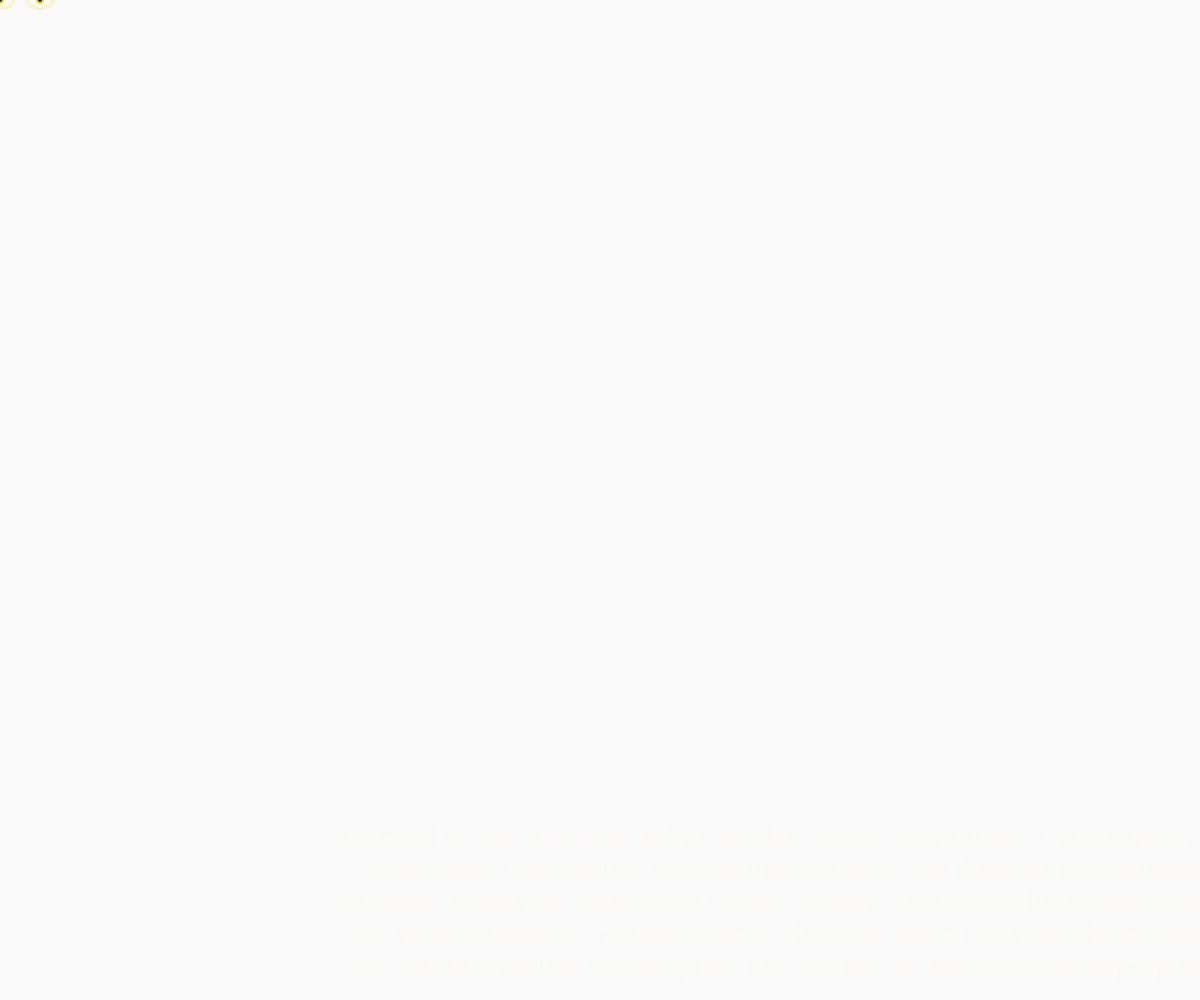
Frame 1 (no input)
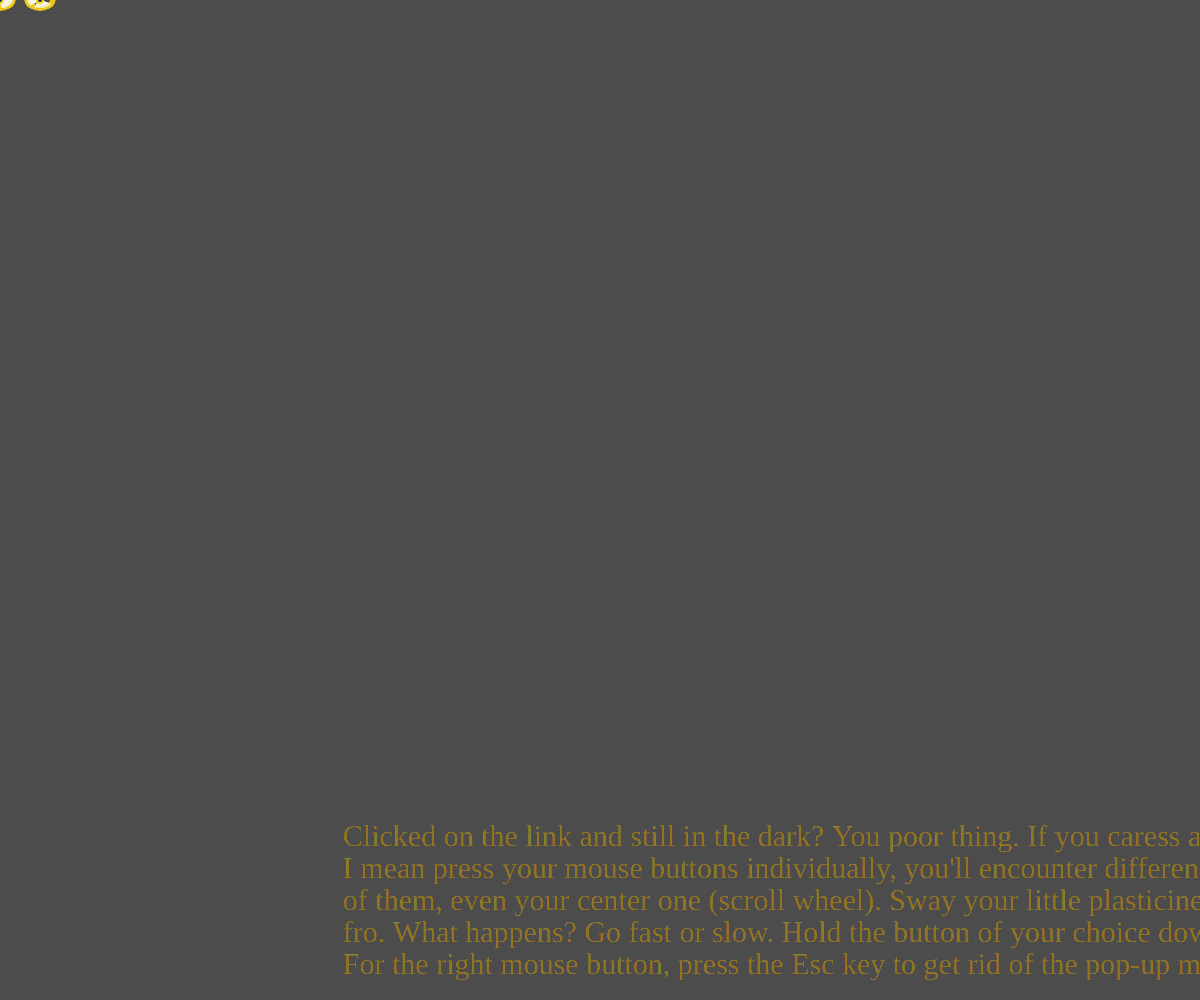
Frame 60 (no input)
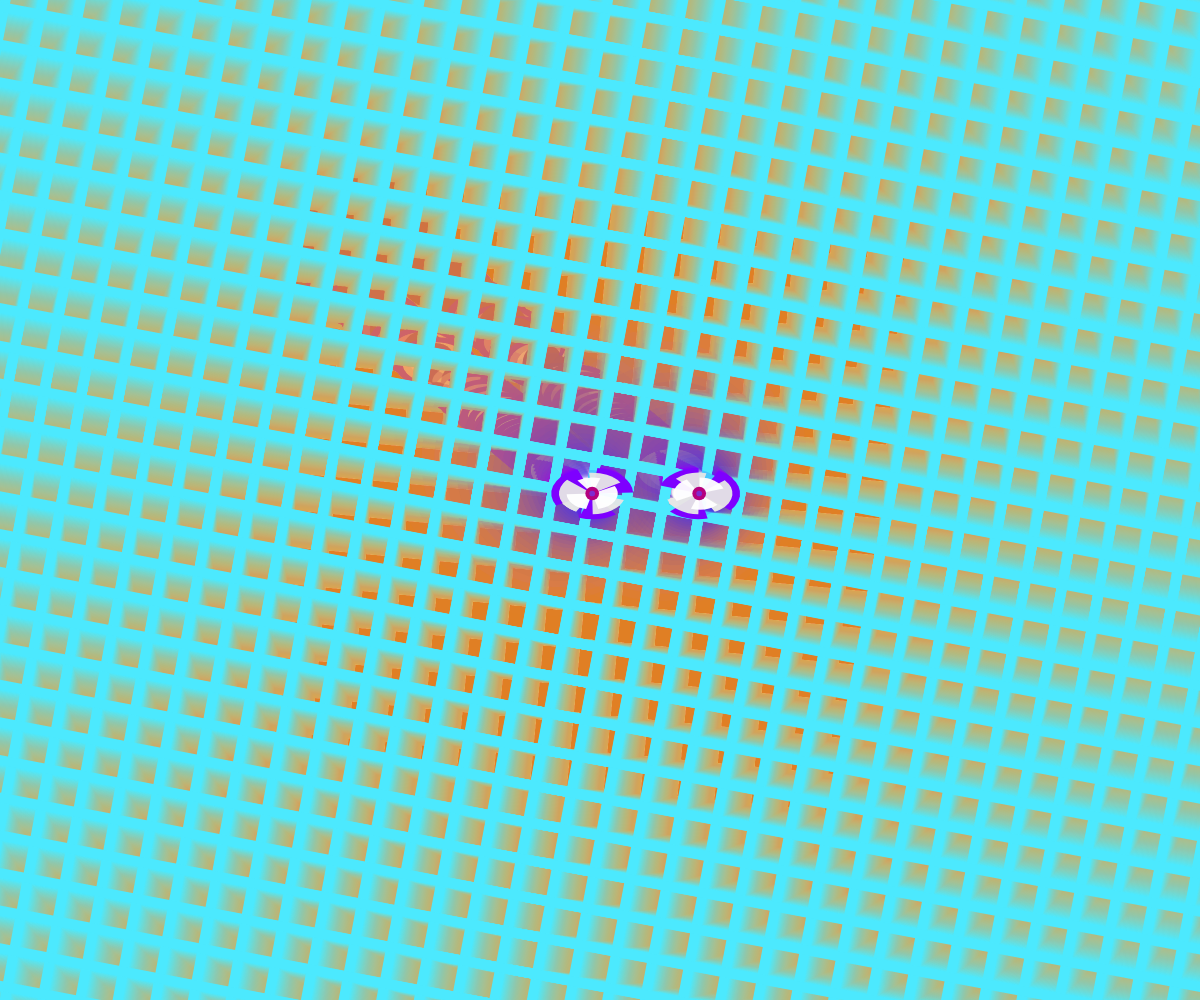
Frame 120 (the mouse pressed at the canvas centre since frame 60)

The p5.js sketch that drew these frames (run headless with seeded random() and noise() and a simulated clock; from frame 60 on, the mouse is pressed at the canvas centre):

// p5.js sketch
// ── sketch.js
// Kaleidoscope Eyes
// Author: J.T. Martin

// 1. Left, right and middle mouse buttons cause eyes to change.
// 2. Press Esc key after pressing right button.
// 3. There are 4 different sizes. Refresh page to return to the smallest.

var x = 0;
var y = 0;
var px = 0;
var py = 0;
var mult = 1.6;
var easing = 0.06;
var radius = 8;
var pupils = 4;
var spacing = 40;
var boom = 60;
var count = 1;
var click = 1;
// default yellow - opening mood
var r = 254;
var g = 213;
var b = 38;
var e = 255;
var h = 2;
var z = 0;
var angle = 0.0;
var speed = 0.09;

function setup() {
  createCanvas(windowWidth, windowHeight);
  angleMode(DEGREES);
  textFont("Industrial");
}

// advancement of different moods
function mousePressed() {
  click++;
  if (click > 2) click = 1;
}

function draw() {
  textSize(30);
  textStyle(NORMAL);
  fill(r, g, b, 6);

  if (click == 1) {
    if (mouseButton != RIGHT && mouseButton != LEFT && mouseButton != CENTER) {
      text(
        "Clicked on the link and still in the dark? You poor thing. If you caress and by caress",
        width / 3.5,
        height - 154
      );
      text(
        "I mean press your mouse buttons individually, you'll encounter different moods. Use all",
        width / 3.5,
        height - 122
      );
      text(
        "of them, even your center one (scroll wheel). Sway your little plasticine gnawer to and",
        width / 3.5,
        height - 90
      );
      text(
        "fro. What happens? Go fast or slow. Hold the button of your choice down. What happens then?",
        width / 3.5,
        height - 58
      );
      text(
        "For the right mouse button, press the Esc key to get rid of the pop-up menu. Have fun!",
        width / 3.5,
        height - 26
      );
    }
  }
  noFill();

  var targetX = mouseX;
  x += (targetX - x) * easing;
  var targetY = mouseY;
  y += (targetY - y) * easing;
  var weight = dist(x, y, px, py) * 3;
  w = map(x, 0, width, 0, 255);
  z = map(y, 0, height, 0, 255);

  // set up psychedelic backgrounds
  if (mouseButton == LEFT && click == 2) {
    // set up lucy in the sky with diamonds
    var rx = map(mouseX, 0, width, 238, 254);
    var gx = map(mouseX, 0, width, 0, 213);
    var bx = 0;
    mouseX < width / 2 ? (bx = 130) : (bx = 38);
    background(rx, gx + z / 5, bx, 7);
    strokeWeight(10);
    push();
    translate(width / 2, height / 2);
    rotate(angle);
    for (var i = -3 * width; i < 3 * width; i += 37) {
      rx = 76;
      gx = 233;
      bx = 254;
      stroke(rx, gx, bx);
      line(i, -3 * height, i, 3 * height);
    }

    for (var i = -3 * height; i < 3 * height; i += 37) {
      rx = 76;
      gx = 233;
      bx = 254;
      stroke(rx, gx, bx);
      line(-3 * width, i, 3 * width, i);
    }

    // rotating diamonds
    pop();
  } else if (mouseButton == CENTER) {
    background(0, 0, 196 - w * 0.9, 7);
    push();
    translate(width * 1.75, height * 0.75);
    rotate(angle * 0.9);
    strokeWeight(1);
    for (let i = -150; i < 2 * width + 150; i += 100 * 1.6) {
      for (let j = -150; j < 2 * height + 150; j += 100 * 1.6) {
        let r = random(60);
        stroke(255);
        point(width - i * r, 91 * r + j);
      }
    }
    pop();
  } else if (mouseButton == RIGHT) {
    var rxx = map(mouseX, 0, width, 14, 201);
    var gxx = map(mouseX, 0, width, 44, 255);
    var bxx = map(mouseX, 0, width, 21, 255);
    background(rxx, gxx + w * 10, bxx + z * 10, 2);
    strokeWeight(1);
    stroke(0, 2);
    for (let i = 5; i < height; i += 5) {
      line(0, i, width, i);
    }
  } else {
    background(0, 5); // do I need to specify for click == 1 ?
  }

  // set up eye colors
  if (mouseIsPressed) {
    if ((mouseButton == LEFT) & (click == 2)) {
      // blue
      r = 55;
      g = 40;
      b = 252;
      e = 240;
      mult = 1.6;
      boom = 20;
      radius = 16;
      pupils = radius / 2;
      spacing = 107;
      easing = 0.07;
    } else if (mouseButton == RIGHT) {
      // aqua
      r = 86;
      g = 206;
      b = 175;
      e = 250;
      mult = 2.7;
      boom = 40;
      radius = 36;
      pupils = radius / 2;
      spacing = 283;
      easing = 0.0108;
    } else if (mouseButton == CENTER) {
      // sky blue
      r = 76;
      g = 233;
      b = 254;
      e = 255;
      mult = 1;
      boom = 80;
      radius = 118;
      pupils = radius / 2;
      spacing = 460;
      easing = 0.09;
    }
  }

  strokeWeight(weight * boom);
  stroke(r, g, b - weight, 50 - 3 * weight);
  line(x, y, px, py);
  line(x + spacing, y, px + spacing, py);
  px = x;
  py = y;

  // eyeline
  if ((mouseButton == LEFT) & (click == 2)) {
    noStroke();
  } else {
    strokeWeight(5);
    noFill();
    // left
    arc(x, y, radius * h * mult, radius * h + weight, 0, 360);
    // right
    arc(x + spacing, y, radius * h * mult, radius * h + weight, 0, 360);
  }

  // left & center Button Brow
  if (mouseButton == CENTER || (mouseButton == LEFT && click == 2)) {
    // big eye line
    if (mouseButton == LEFT && click == 2) {
      noStroke();
    } else {
      strokeWeight(1);
      stroke(r, g, b - weight, 50 - 3 * weight);
      arc(x, y, radius * h * mult * 1.6, radius * h * 1.6, 0, 360);
      arc(x + spacing, y, radius * h * mult * 1.6, radius * h * 1.6, 0, 360);
    }

    //left big arc
    noStroke();
    if (mouseIsPressed) {
      fill(z, g - z, b + z);
    } else {
      fill(z, g - z, b + z, 50 - 3 * weight);
    }
    arc(
      x,
      y,
      radius * h * mult * 1.6,
      radius * h * 1.6,
      270 + 5 * weight,
      10 - 5 * weight
    );
    arc(
      x,
      y,
      radius * h * mult * 1.6,
      radius * h * 1.6,
      30 + 5 * weight,
      130 - 5 * weight
    );
    arc(
      x,
      y,
      radius * h * mult * 1.6,
      radius * h * 1.6,
      150 + 5 * weight,
      250 - 5 * weight
    );
    // right big arc
    arc(
      x + spacing,
      y,
      radius * h * mult * 1.6,
      radius * h * 1.6,
      180 + 5 * weight,
      280 - 5 * weight
    );
    arc(
      x + spacing,
      y,
      radius * h * mult * 1.6,
      radius * h * 1.6,
      300 + 5 * weight,
      40 - 5 * weight
    );
    arc(
      x + spacing,
      y,
      radius * h * mult * 1.6,
      radius * h * 1.6,
      60 + 5 * weight,
      160 - 5 * weight
    );

    // center eyeline
    strokeWeight(1);
    if (mouseButton == LEFT && click == 2) {
      noStroke();
    } else if (mouseIsPressed) {
      stroke(r, g, b - weight);
    } else {
      stroke(r, g, b - weight, 50 - 3 * weight);
      noFill();
      arc(x, y, radius * h * mult * 1.3, radius * h * 1.3, 0, 360);
      arc(x + spacing, y, radius * h * mult * 1.3, radius * h * 1.3, 0, 360);
    }
    // left center arc
    if (mouseIsPressed) {
      fill(230, 250 - 3 * weight);
    } else {
      fill(230, 50 - 3 * weight);
    }
    noStroke();
    arc(
      x,
      y,
      radius * h * mult * 1.3,
      radius * h * 1.3,
      0 + 5 * weight,
      100 - 5 * weight
    );
    arc(
      x,
      y,
      radius * h * mult * 1.3,
      radius * h * 1.3,
      120 + 5 * weight,
      220 - 5 * weight
    );
    arc(
      x,
      y,
      radius * h * mult * 1.3,
      radius * h * 1.3,
      250 + 5 * weight,
      350 - 5 * weight
    );

    // right center arc
    arc(
      x + spacing,
      y,
      radius * h * mult * 1.3,
      radius * h * 1.3,
      201 + 5 * weight,
      301 - 5 * weight
    );
    arc(
      x + spacing,
      y,
      radius * h * mult * 1.3,
      radius * h * 1.3,
      321 + 5 * weight,
      61 - 5 * weight
    );
    arc(
      x + spacing,
      y,
      radius * h * mult * 1.3,
      radius * h * 1.3,
      81 + 5 * weight,
      181 - 5 * weight
    );
  }

  // "whites" of the eyes
  noStroke();
  strokeWeight(1);
  if (mouseIsPressed) {
    fill(255, 250 - 3 * weight);
  } else {
    fill(255, 80 - 3 * weight);
  }
  // left;
  arc(x, y, radius * h * mult, radius * h, 100 + 5 * weight, 190 - 5 * weight);

  arc(x, y, radius * h * mult, radius * h, 210 + 5 * weight, 310 - 5 * weight);

  arc(x, y, radius * h * mult, radius * h, 330 + 5 * weight, 80 - 5 * weight);

  // right
  arc(
    x + spacing,
    y,
    radius * h * mult,
    radius * h,
    150 + 5 * weight,
    240 - 5 * weight
  );

  arc(
    x + spacing,
    y,
    radius * h * mult,
    radius * h,
    260 + 5 * weight,
    360 - 5 * weight
  );

  arc(
    x + spacing,
    y,
    radius * h * mult,
    radius * h,
    20 + 5 * weight,
    130 - 5 * weight
  );

  noStroke();
  // iris;
  fill(r + z, g - z, b - z);
  ellipse(x, y, radius - weight, radius - weight);
  if (mouseButton == CENTER) {
    fill(r + z, g - z, b + z);
  }
  ellipse(x + spacing, y, radius - weight, radius - weight);

  // pupils
  if (mouseY > height / 2) {
    fill(0 + w, 200 - z, 170 - z);
  } else {
    fill(0 + z, 42, 82 + w);
  }

  ellipse(x, y, pupils - weight, pupils - weight);
  ellipse(x + spacing, y, pupils - weight, pupils - weight);
  // eyebrows no mouse
  //if (mouseButton != LEFT && mouseButton != RIGHT && mouseButton != CENTER) {
  if (mouseButton == LEFT && click == 1) {
    noFill();
    stroke(234 - z, 107 - w, 20 - z, 40);
    strokeWeight(2);
    // left
    arc(
      x,
      y,
      radius * mult * 4 + weight * 30,
      radius * 4 + weight * 70,
      180,
      275
    );
    // right
    arc(
      x + spacing,
      y,
      radius * mult * 4 + weight * 30,
      radius * 4 + weight * 70,
      270,
      350
    );
    // lines under eyes
    stroke(234 - z, 107 - w, 20 - z, 5);
    arc(x - 7, y, radius * mult * 4, radius * 4, 18, 88);
    arc(x + spacing + 7, y, radius * mult * 4, radius * 4, 100, 160);

    // some shade over little yellow eyes
    noStroke();
    fill(r, g - w, b - z, 1);
    arc(x - 7, y, radius * mult * 4, radius * 4, 0, 360);
    arc(x + spacing + 7, y, radius * mult * 4, radius * 4, 0, 360);
  } else if (mouseButton == RIGHT) {
    // eyebrows - right
    noFill();
    stroke(234 - z, 107 - w, 20 - z);
    strokeWeight(3);
    // left
    arc(x, y, radius * mult * 3, radius * 3, 200, 335);

    // right
    arc(x + spacing, y, radius * mult * 3, radius * 3, 210, 340);

    strokeWeight(1);
    stroke(234 - z, 107 - w, 20 - z, 30);
    arc(x, y + 90, radius * mult * 2, radius * 2, 280, 325);
    arc(x + spacing, y + 90, radius * mult * 2, radius * 2, 230, 265);

    // eyelashes
    // left
    arc(x, y, radius * mult * 2.5, radius * 2.2, 193, 194);
    arc(x, y, radius * mult * 2.5, radius * 2.2, 196, 197);
    arc(x, y, radius * mult * 2.5, radius * 2.2, 199, 200);
    arc(x, y, radius * mult * 2.5, radius * 2.2, 202, 203);
    arc(x, y, radius * mult * 2.5, radius * 2.2, 205, 206);
    arc(x, y, radius * mult * 2.5, radius * 2.2, 208, 209);
    arc(x, y, radius * mult * 2.5, radius * 2.2, 211, 212);
    arc(x, y, radius * mult * 2.5, radius * 2.2, 214, 215);
    arc(x, y, radius * mult * 2.5, radius * 2.2, 217, 218);
    arc(x, y, radius * mult * 2.5, radius * 2.2, 220, 221);
    arc(x, y, radius * mult * 2.5, radius * 2.2, 223, 224);
    arc(x, y, radius * mult * 2.5, radius * 2.2, 226, 227);

    arc(x, y, radius * mult * 2.5, radius * 2.2, 229, 230);
    arc(x, y, radius * mult * 2.5, radius * 2.2, 232, 233);
    arc(x, y, radius * mult * 2.5, radius * 2.2, 235, 236);
    arc(x, y, radius * mult * 2.5, radius * 2.2, 238, 239);
    arc(x, y, radius * mult * 2.5, radius * 2.2, 241, 242);
    arc(x, y, radius * mult * 2.5, radius * 2.2, 244, 245);
    arc(x, y, radius * mult * 2.5, radius * 2.2, 247, 248);
    arc(x, y, radius * mult * 2.5, radius * 2.2, 250, 251);
    arc(x, y, radius * mult * 2.5, radius * 2.2, 253, 254);
    arc(x, y, radius * mult * 2.5, radius * 2.2, 256, 257);
    arc(x, y, radius * mult * 2.5, radius * 2.2, 259, 260);
    arc(x, y, radius * mult * 2.5, radius * 2.2, 262, 263);

    arc(x, y, radius * mult * 2.5, radius * 2.2, 265, 266);
    arc(x, y, radius * mult * 2.5, radius * 2.2, 268, 269);
    arc(x, y, radius * mult * 2.5, radius * 2.2, 271, 272);
    arc(x, y, radius * mult * 2.5, radius * 2.2, 274, 275);
    arc(x, y, radius * mult * 2.5, radius * 2.2, 277, 278);
    arc(x, y, radius * mult * 2.5, radius * 2.2, 280, 281);
    arc(x, y, radius * mult * 2.5, radius * 2.2, 283, 284);
    arc(x, y, radius * mult * 2.5, radius * 2.2, 286, 287);
    arc(x, y, radius * mult * 2.5, radius * 2.2, 289, 290);
    arc(x, y, radius * mult * 2.5, radius * 2.2, 292, 293);
    arc(x, y, radius * mult * 2.5, radius * 2.2, 295, 296);
    arc(x, y, radius * mult * 2.5, radius * 2.2, 298, 299);

    arc(x, y, radius * mult * 2.5, radius * 2.2, 301, 302);
    arc(x, y, radius * mult * 2.5, radius * 2.2, 304, 305);
    arc(x, y, radius * mult * 2.5, radius * 2.2, 307, 308);
    arc(x, y, radius * mult * 2.5, radius * 2.2, 310, 311);
    arc(x, y, radius * mult * 2.5, radius * 2.2, 313, 314);
    arc(x, y, radius * mult * 2.5, radius * 2.2, 316, 317);
    arc(x, y, radius * mult * 2.5, radius * 2.2, 319, 320);
    arc(x, y, radius * mult * 2.5, radius * 2.2, 322, 323);
    arc(x, y, radius * mult * 2.5, radius * 2.2, 325, 326);
    arc(x, y, radius * mult * 2.5, radius * 2.2, 328, 329);
    arc(x, y, radius * mult * 2.5, radius * 2.2, 331, 332);
    arc(x, y, radius * mult * 2.5, radius * 2.2, 334, 335);

    arc(x, y, radius * mult * 2.5, radius * 2.2, 337, 338);
    arc(x, y, radius * mult * 2.5, radius * 2.2, 340, 341);
    arc(x, y, radius * mult * 2.5, radius * 2.2, 343, 344);

    //right eyelashes
    arc(x + spacing, y, radius * mult * 2.5, radius * 2.2, 199, 200);
    arc(x + spacing, y, radius * mult * 2.5, radius * 2.2, 202, 203);
    arc(x + spacing, y, radius * mult * 2.5, radius * 2.2, 205, 206);
    arc(x + spacing, y, radius * mult * 2.5, radius * 2.2, 208, 209);
    arc(x + spacing, y, radius * mult * 2.5, radius * 2.2, 211, 212);
    arc(x + spacing, y, radius * mult * 2.5, radius * 2.2, 214, 215);
    arc(x + spacing, y, radius * mult * 2.5, radius * 2.2, 217, 218);
    arc(x + spacing, y, radius * mult * 2.5, radius * 2.2, 220, 221);
    arc(x + spacing, y, radius * mult * 2.5, radius * 2.2, 223, 224);
    arc(x + spacing, y, radius * mult * 2.5, radius * 2.2, 226, 227);
    arc(x + spacing, y, radius * mult * 2.5, radius * 2.2, 229, 230);
    arc(x + spacing, y, radius * mult * 2.5, radius * 2.2, 232, 233);

    arc(x + spacing, y, radius * mult * 2.5, radius * 2.2, 235, 236);
    arc(x + spacing, y, radius * mult * 2.5, radius * 2.2, 238, 239);
    arc(x + spacing, y, radius * mult * 2.5, radius * 2.2, 241, 242);
    arc(x + spacing, y, radius * mult * 2.5, radius * 2.2, 244, 245);
    arc(x + spacing, y, radius * mult * 2.5, radius * 2.2, 247, 248);
    arc(x + spacing, y, radius * mult * 2.5, radius * 2.2, 250, 251);
    arc(x + spacing, y, radius * mult * 2.5, radius * 2.2, 253, 254);
    arc(x + spacing, y, radius * mult * 2.5, radius * 2.2, 256, 257);
    arc(x + spacing, y, radius * mult * 2.5, radius * 2.2, 259, 260);
    arc(x + spacing, y, radius * mult * 2.5, radius * 2.2, 262, 263);
    arc(x + spacing, y, radius * mult * 2.5, radius * 2.2, 265, 266);
    arc(x + spacing, y, radius * mult * 2.5, radius * 2.2, 268, 269);

    arc(x + spacing, y, radius * mult * 2.5, radius * 2.2, 271, 272);
    arc(x + spacing, y, radius * mult * 2.5, radius * 2.2, 274, 275);
    arc(x + spacing, y, radius * mult * 2.5, radius * 2.2, 277, 278);
    arc(x + spacing, y, radius * mult * 2.5, radius * 2.2, 280, 281);
    arc(x + spacing, y, radius * mult * 2.5, radius * 2.2, 283, 284);
    arc(x + spacing, y, radius * mult * 2.5, radius * 2.2, 286, 287);
    arc(x + spacing, y, radius * mult * 2.5, radius * 2.2, 289, 290);
    arc(x + spacing, y, radius * mult * 2.5, radius * 2.2, 292, 293);
    arc(x + spacing, y, radius * mult * 2.5, radius * 2.2, 295, 296);
    arc(x + spacing, y, radius * mult * 2.5, radius * 2.2, 298, 299);
    arc(x + spacing, y, radius * mult * 2.5, radius * 2.2, 301, 302);
    arc(x + spacing, y, radius * mult * 2.5, radius * 2.2, 304, 305);
    arc(x + spacing, y, radius * mult * 2.5, radius * 2.2, 307, 308);

    arc(x + spacing, y, radius * mult * 2.5, radius * 2.2, 310, 311);
    arc(x + spacing, y, radius * mult * 2.5, radius * 2.2, 313, 314);
    arc(x + spacing, y, radius * mult * 2.5, radius * 2.2, 316, 317);
    arc(x + spacing, y, radius * mult * 2.5, radius * 2.2, 319, 320);
    arc(x + spacing, y, radius * mult * 2.5, radius * 2.2, 322, 323);
    arc(x + spacing, y, radius * mult * 2.5, radius * 2.2, 325, 326);
    arc(x + spacing, y, radius * mult * 2.5, radius * 2.2, 328, 329);
    arc(x + spacing, y, radius * mult * 2.5, radius * 2.2, 331, 332);
    arc(x + spacing, y, radius * mult * 2.5, radius * 2.2, 334, 335);
    arc(x + spacing, y, radius * mult * 2.5, radius * 2.2, 337, 338);
    arc(x + spacing, y, radius * mult * 2.5, radius * 2.2, 340, 341);
    arc(x + spacing, y, radius * mult * 2.5, radius * 2.2, 343, 344);
    arc(x + spacing, y, radius * mult * 2.5, radius * 2.2, 346, 347);
  }
  angle += 1 * speed;
  count++;
}

// ── projects.html
<!DOCTYPE html>
<html lang="en">

<head>
  <meta charset="utf-8">
  <meta name="viewport" content="width=device-width, initial-scale=1">  <!-- defines default zoom for mobile devices -->
  <title>JT Martin</title>
  <!-- icons -->
  <link rel="icon" type="image/png" href="favicon.png" >
  <!-- end icons -->
  <link rel="stylesheet" media="screen" href="https://fontlibrary.org//face/industrial" type="text/css"/>
  <link href="https://cdnjs.cloudflare.com/ajax/libs/normalize/8.0.1/normalize.min.css" rel="stylesheet" type="text/css"/>
	<link href="style.css" rel="stylesheet" type="text/css"/>
</head>
<!-- web page contents -->   
<body>
<div id="container">

  <header>
  <div>
    <nav> 
      <a href = "index.html">Home</a> &nbsp;&nbsp;&bull;&nbsp;&nbsp;
      <a href = "about.html">About</a> &nbsp;&nbsp;&bull;&nbsp;&nbsp;
      <a href = "contact.html">Contact</a>
    </nav>
    <h1>John Thomas Martin</h1>
    <h2>Software Developer</h2>
  </div>
  </header>
  
  <!-- MAIN content -->
  <main>
    <div class="main-area">
      <h3>Projects</h3>
      <p>So far, I've managed to venture into wide screen territory. These first projects are exercises in responsiveness with
         the cursor, specifically using the mouse. So, if you're on a mobile device at the moment, I apologize. I will be focusing
        on smaller screens in due time. </p>
      <!-- <section> -->
        <article>
          <a href = "projects/eyes/index.html" class="proj-link" target="\_blank" title="Open separate page for Kaleidoscope Eyes">
          <h4><u>2021.001: KALEIDOSCOPE EYES</u></h4></a>
        <a title="Jahobr, CC0, via Wikimedia Commons" href="https://commons.wikimedia.org/wiki/File:FibonacciSpiral.svg">
          <img width="320" alt="FibonacciSpiral" 
          src="https://upload.wikimedia.org/wikipedia/commons/thumb/2/2e/FibonacciSpiral.svg/256px-FibonacciSpiral.svg.png"></a>
        
        <p>Throughout time we've asked ouselves: what came first, the chicken or the egg? There are
        so many facets to that question. So much so, it's like a cultural diamond in the rough.</p>
         
        <p>I've taken this age-old quandry and explored its imagery – but more specifically, how the golden ratio is 
        the driver with its mysterious, ever-present, Fibanacci-sequence engine incessantly asserting itself into 
        our lives.</p> 

        <p>Another shape similar in form is the human eye. Like chicken eggs, and along with its lids and lashes, the width is 
        about 1.6 times the height, on average. I don't think The Beatles had this in mind when they
        wrote <em>Lucy in the Sky with Diamonds</em> but they did talk about 
        <a href = "projects/eyes/index.html" target="\_blank" title="Open separate page for Kaleidoscope Eyes">eyes...</a></p>

        </article>
        <article>
          <a href = "projects/draceana/index.html" class="proj-link" target="\_blank" title="Open separate page for Dracaena">
            <h4><u>2021.002: DRACAENA</u></h4></a>
            <a title="via Wikimedia Commons" href="https://commons.wikimedia.org/wiki/File:Keyboard_eq1985.png"><img width="256" alt="Keyboard eq1985" src="https://upload.wikimedia.org/wikipedia/commons/thumb/d/d8/Keyboard_eq1985.png/256px-Keyboard_eq1985.png"></a>
        <p>Similar to <a href="https://en.wikipedia.org/wiki/Slit-scan_photography" target="\_blank" title="Open separate page for
           slit scanning wikipedia article">slip-scan photography</a>, JavaScript can transform images by taking a
           column of pixels and reproduce them elsewhere. The effect is a smear of whatever color(s) happen to be hanging out in
           that column.</p>
           
        <p>I've used this technique to form a moving background to <a href = "projects/draceana/index.html" target="\_blank"
          title="Open separate page for Dracaena">a collage</a> with a dragon-like font, which I think is appropriate to
          accompany images of draceana, aka the dragon tree.</p>

        <p>Click any mouse button to see things a different way. There's a line to assist with your slip-scanning. The actual
          image being scanned is partially hidden but it is the repeated image you see I kid you not. </p>

        </article>
      <!-- </section> -->
         
    </div>
  </main>  <!-- End of main web page -->

  <!-- FOOTER -->
  <footer>
    <div class="footer-style"> &#xA9; 2020 JT Martin &nbsp;&nbsp;
        <nav>
        <a href="https://www.facebook.com/jt.mr1n" target="\_blank" title="Facebook">
          <img src="images/facebook.png" alt="Facebook"/></a> &nbsp;&nbsp;&nbsp;&nbsp;&nbsp;&nbsp;
        <a href="https://twitter.com/jt_mrtn" target="\_blank" title="Twitter">
          <img src="images/twitter.png"  alt="Twitter"/></a> &nbsp;&nbsp;&nbsp;&nbsp;&nbsp;&nbsp;
        <a href="https://www.instagram.com/jt.mrtn/" target="\_blank" title="Instagram">
          <img src="images/instagram.png" alt="Instagram"/></a>
        </nav>
    </div>
  </footer>

</div>
  <!-- placeholder for javascript -->
	<script src="script.js"></script>
</body>

</html>
